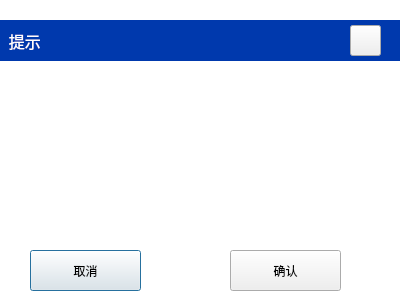
<?xml version="1.0" encoding="UTF-8"?>
<ui version="4.0">
 <class>myDialog</class>
 <widget class="QDialog" name="myDialog">
  <property name="geometry">
   <rect>
    <x>0</x>
    <y>0</y>
    <width>400</width>
    <height>300</height>
   </rect>
  </property>
  <property name="windowTitle">
   <string>Dialog</string>
  </property>
  <property name="styleSheet">
   <string notr="true">#myDialog{background-color: rgb(255, 255, 255);border-radius:25px;}

</string>
  </property>
  <widget class="QPushButton" name="bt_cancel">
   <property name="geometry">
    <rect>
     <x>30</x>
     <y>250</y>
     <width>111</width>
     <height>41</height>
    </rect>
   </property>
   <property name="text">
    <string>取消</string>
   </property>
  </widget>
  <widget class="QLabel" name="label">
   <property name="geometry">
    <rect>
     <x>0</x>
     <y>20</y>
     <width>401</width>
     <height>41</height>
    </rect>
   </property>
   <property name="font">
    <font>
     <pointsize>12</pointsize>
    </font>
   </property>
   <property name="styleSheet">
    <string notr="true">color: rgb(255, 255, 255);
background-color: rgb(0, 57, 173);
</string>
   </property>
   <property name="text">
    <string>  提示</string>
   </property>
  </widget>
  <widget class="QPushButton" name="pushButton_2">
   <property name="geometry">
    <rect>
     <x>350</x>
     <y>25</y>
     <width>31</width>
     <height>31</height>
    </rect>
   </property>
   <property name="styleSheet">
    <string notr="true">border-image: url(:/new/home/home/guanbi.png);
border-color: rgb(255, 255, 255);</string>
   </property>
   <property name="text">
    <string/>
   </property>
  </widget>
  <widget class="QPushButton" name="bt_ok">
   <property name="geometry">
    <rect>
     <x>230</x>
     <y>250</y>
     <width>111</width>
     <height>41</height>
    </rect>
   </property>
   <property name="text">
    <string>确认</string>
   </property>
  </widget>
  <widget class="QLabel" name="l_icon">
   <property name="geometry">
    <rect>
     <x>50</x>
     <y>130</y>
     <width>51</width>
     <height>47</height>
    </rect>
   </property>
   <property name="styleSheet">
    <string notr="true">background-image: url(:/new/home/home/information.png);</string>
   </property>
   <property name="text">
    <string/>
   </property>
  </widget>
  <widget class="QLabel" name="l_tips">
   <property name="geometry">
    <rect>
     <x>120</x>
     <y>130</y>
     <width>231</width>
     <height>61</height>
    </rect>
   </property>
   <property name="font">
    <font>
     <family>仿宋</family>
     <pointsize>14</pointsize>
     <weight>50</weight>
     <bold>false</bold>
    </font>
   </property>
   <property name="text">
    <string/>
   </property>
  </widget>
 </widget>
 <resources/>
 <connections/>
</ui>
